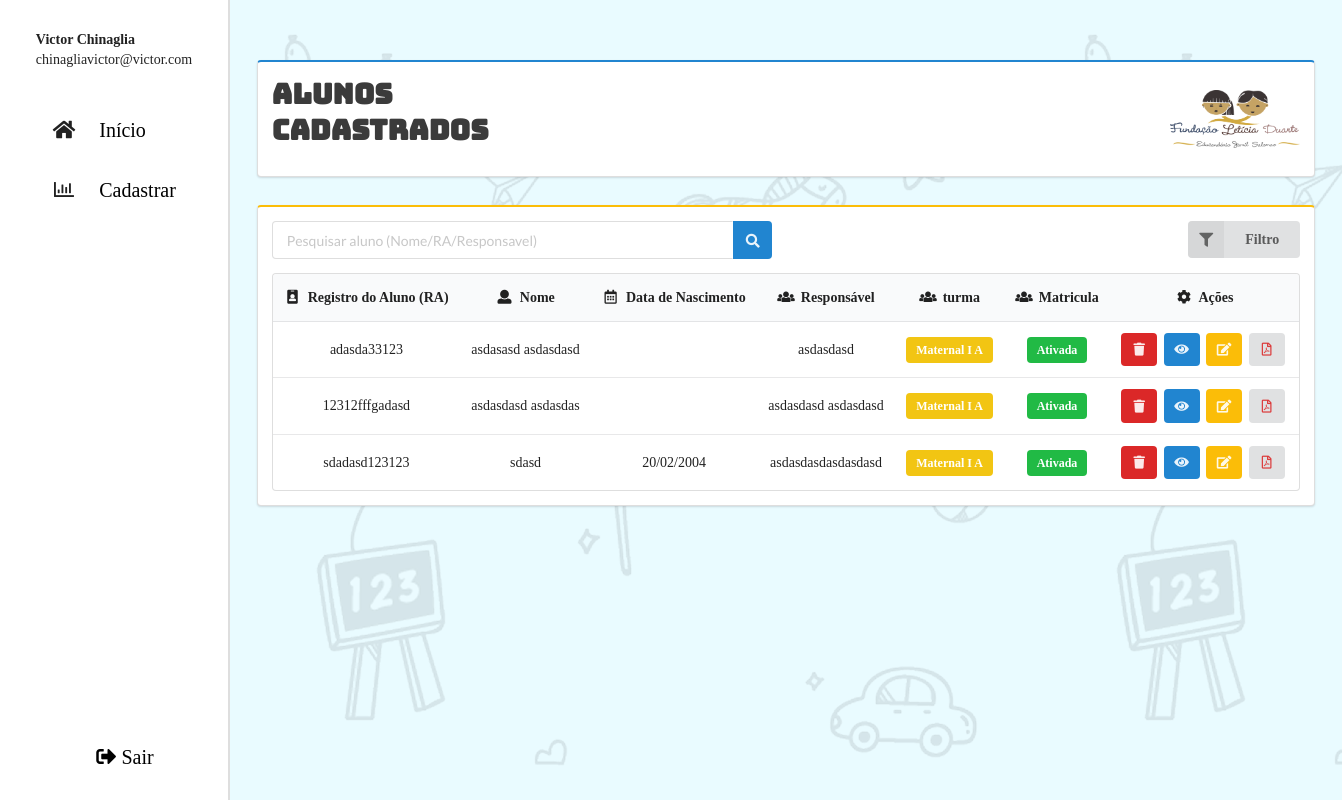
The app's page /cadastrados.php?campo_filtro=Maternal I A (signed in) with its own data.
### tables this page shows
CREATE TABLE `tb_matricula` (
  `id_matricula` int(11) NOT NULL,
  `aluno_id` int(11) DEFAULT NULL,
  `estrutura_familiar_id` int(11) DEFAULT NULL,
  `funcionario_id` int(11) DEFAULT NULL,
  `data` datetime NOT NULL DEFAULT current_timestamp() COMMENT 'Data e hora de criação do registro',
  `responsavel_1_id` int(11) DEFAULT NULL,
  `responsavel_2_id` int(11) DEFAULT NULL,
  `pessoa_autorizada_1_id` int(11) DEFAULT NULL,
  `pessoa_autorizada_2_id` int(11) DEFAULT NULL,
  `pessoa_autorizada_3_id` int(11) DEFAULT NULL,
  `pessoa_autorizada_4_id` int(11) DEFAULT NULL,
  `matricula_ativada` tinyint(2) DEFAULT 1
);

CREATE TABLE `tb_alunos` (
  `id` int(11) NOT NULL,
  `ra_aluno` varchar(100) NOT NULL,
  `nome` varchar(200) DEFAULT NULL,
  `cpf` varchar(14) DEFAULT NULL,
  `rg` varchar(12) DEFAULT NULL,
  `data_nascimento` date DEFAULT NULL,
  `etnia` varchar(20) DEFAULT NULL,
  `turma` enum('Bercario 2 A','Bercario 2 B','Bercario 2 C','Maternal I A','Maternal I B','Maternal I C','Maternal II A','Maternal II B','Multisseriada M.M','Multisseriada B.M') DEFAULT NULL,
  `autorizacao_febre` tinyint(1) DEFAULT 0 COMMENT 'Autoriza medicar em caso de febre',
  `remedio` varchar(100) DEFAULT NULL COMMENT 'Nome do remédio autorizado',
  `gotas` int(11) DEFAULT NULL COMMENT 'Quantidade de gotas',
  `permissao_foto` tinyint(1) DEFAULT 0 COMMENT 'Autoriza divulgação de imagem',
  `data_cadastro` timestamp NOT NULL DEFAULT current_timestamp() ON UPDATE current_timestamp(),
  `endereco_id` int(11) DEFAULT NULL,
  `funcionario_id` int(11) DEFAULT NULL
);

CREATE TABLE `tb_responsaveis` (
  `id_responsavel` int(11) NOT NULL,
  `tipo_responsavel` enum('Pai','Mãe','Avô','Avó','Irmão','Irmã','Tio','Tia','Outro') NOT NULL,
  `nome` varchar(200) DEFAULT NULL,
  `data_nascimento` date DEFAULT NULL,
  `estado_civil` enum('Solteiro','Casado','Divorciado','Viuvo','União Estável') DEFAULT NULL,
  `escolaridade` enum('Fundamental','Médio','Técnico','Superior','Pós-graduação','Outro') NOT NULL,
  `celular` varchar(20) DEFAULT NULL,
  `email` varchar(100) DEFAULT NULL,
  `nome_empresa` varchar(100) DEFAULT NULL,
  `profissao` varchar(100) DEFAULT NULL,
  `telefone_trabalho` varchar(20) DEFAULT NULL,
  `horario_trabalho` varchar(100) DEFAULT NULL,
  `salario` decimal(10,2) DEFAULT NULL,
  `renda_extra` tinyint(1) DEFAULT NULL,
  `valor_renda_extra` decimal(10,2) DEFAULT NULL
);

### class/Matricula.php (called while the page is built, shortened)
<?php
class Matricula
{
    private $conn;
    public function __construct()
    {
        $dsn = "mysql:dbname={$_ENV['BANCO']};host={$_ENV['HOST']}";
        $usuario = $_ENV['USUARIO'];
        $senha = $_ENV['SENHA'];
        try {
            $this->conn = new PDO($dsn, $usuario, $senha);
            $this->conn->setAttribute(PDO::ATTR_ERRMODE, PDO::ERRMODE_EXCEPTION);
        } catch (PDOException $e) {
            die("Erro de Conexão com o Banco de Dados: " . $e->getMessage());
        }
    }
    public function filtrarTurma($turma)
    {
        $sqlFiltrar = "SELECT
                tb_alunos.id,
                tb_alunos.ra_aluno,
                tb_alunos.nome AS nome_aluno,
                tb_alunos.data_nascimento,
                tb_alunos.turma,
                tb_responsaveis.nome AS nome_responsavel,
                tb_matricula.matricula_ativada AS matricula
            FROM tb_matricula
                INNER JOIN tb_alunos ON tb_matricula.aluno_id = tb_alunos.id
                INNER JOIN tb_responsaveis ON tb_matricula.responsavel_1_id = tb_responsaveis.id_responsavel
            WHERE matricula_ativada = 1 AND turma = :turma";
        $dadosFiltro = $this->conn->prepare($sqlFiltrar);
        $dadosFiltro->execute([
            ':turma' => $turma
        ]);
        return $dadosFiltro->fetchAll();
    }
}

### cadastrados.php (the view, shortened to what this page needs)
<?php
require './config.php';
include './class/Matricula.php';
$matricula = new Matricula();
$pesquisa = $_GET['txtPesquisar'] ?? '';
$filtro = isset($_GET['campo_filtro']) ? $_GET['campo_filtro'] : '';
if ($filtro) {
    $dadosMatricula = $matricula->filtrarTurma($filtro);;
} else if (empty($pesquisa)) {
    $dadosMatricula = $matricula->listarMatricula();
} else {
    $dadosMatricula = $matricula->pesquisarAluno($pesquisa);
}
?>
<!DOCTYPE html>
<html lang="pt-br">
<head>
    <link rel="stylesheet" href="https://cdn.jsdelivr.net/npm/semantic-ui@2.5.0/dist/semantic.min.css" />
    <link rel="stylesheet" href="./css/sistema.css" />
</head>
<body>
    <section class="corpo_pagina">
        <?php include './template/menuLateral.php' ?>
        <main class="conteudo_cadastrados">
            <section class="cabecalho_cadastrados ui segment blue">
                <h2>Alunos<br>Cadastrados</h2>
                <img class="ui small image fluid" src="./img/apresentacao_img/Logo Leiticia Duarte.png"
                    alt="logo da leticia duarte na tela de cadastros de alunos">
            </section>
            <section class="sessao_tabela ui segment yellow">
                <section class="pesquisar_alunos">
                    <div class="ui two column stackable grid">
                        <div class="eight wide column">
                            <form action="./cadastrados.php" method="GET" onsubmit="return validarPesquisar(event)">
                                <div class="ui action fluid input" id="div-pesquisar">
                                    <input name="txtPesquisar" id="txtPesquisar" type="text" placeholder="Pesquisar aluno (Nome/RA/Responsavel)">
                                    <button onclick="validarPesquisar()" class="ui icon primary button">
                                        <i class="search icon"></i>
                                    </button>
                                </div>
                            </form>
                        </div>
                        <div class="eight wide column">
                            <form action="./cadastrados.php" id="formulario_filtro" method="GET">
                                <div class="ui floating labeled icon dropdown button right floated">
                                    <i class="filter icon"></i>
                                    <span class="text">Filtro</span>
                                </div>
                            </form>
                        </div>
                    </div>
                </section>
                <table class="ui single line table center aligned">
                    <thead class="background-thead">
                        <tr>
                            <th><i class="id badge icon"></i> Registro do Aluno (RA)</th>
                            <th><i class="user icon"></i> Nome</th>
                            <th><i class="calendar alternate outline icon"></i> Data de Nascimento</th>
                            <th><i class="users icon"></i> Responsável</th>
                            <th><i class="users icon"></i> turma</th>
                            <th><i class="users icon"></i> Matricula</th>
                            <th><i class="cog icon"></i> Ações</th>
                        </tr>
                    </thead>
                    <tbody>
                        <?php if (empty($dadosMatricula)) { ?>
                            <tr>
                                <td colspan="7">
                                    <div class="ui center aligned">
                                        <img src="img/cadastrados/nenhum_aluno_cadastrado.png" class="ui image medium centered fluid" alt="">
                                        <div class="content">
                                            <div class="ui header">Nenhum Aluno Encontrado</div>
                                            <p>Nenhum aluno encontrado, para cadastrar um aluno clique no botão abaixo</p>
                                            <a href="./formulario-cadastro.php" class="ui small primary button">
                                                <i class="plus icon"></i> Cadastrar Novo Aluno
                                            </a>
                                        </div>
                                    </div>
                                </td>
                            </tr>
                            <?php } else {
                            foreach ($dadosMatricula as $matricula) {
                                $status_matricula = '';
                                $cor_label = '';
                                $status_db = $matricula['matricula'];
                                if ($status_db == 1) {
                                    $status_matricula = 'Ativada';
                                    $cor_label = 'green';
                                } else {
                                    $status_matricula = 'Desativada';
                                    $cor_label = 'red';
                                }
                                $cor_label_turma = '';
                                $tipo_turma = $matricula['turma'];
                                if ($tipo_turma === 'Bercario 2 A' || $tipo_turma === 'Bercario 2 B' || $tipo_turma === 'Bercario 2 C') {
                                    $cor_label_turma = 'label-bercario';
                                } else if ($tipo_turma === 'Maternal I A' || $tipo_turma === 'Maternal I B' || $tipo_turma === 'Maternal I C') {
                                    $cor_label_turma = 'label-maternal1';
                                } else if ($tipo_turma === 'Maternal II A' || $tipo_turma === 'Maternal II B' || $tipo_turma === 'Maternal II C') {
                                    $cor_label_turma = 'label-maternal2';
                                } else if ($tipo_turma === 'Multisseriada M.M' || $tipo_turma === 'Multisseriada B.M') {
                                    $cor_label_turma = 'label-multisseriada';
                                }
                                $dataNascimento = $matricula['data_nascimento'] ?? '';
                                if (!empty($dataNascimento) && $dataNascimento !== '0000-00-00') {
                                    $dataObj = DateTime::createFromFormat('Y-m-d', $dataNascimento);
                                    $dataFormatada = $dataObj ? $dataObj->format('d/m/Y') : '';
                                } else {
                                    $dataFormatada = '';
                                }
                            ?>
                                <tr>
                                    <td><?= $matricula['ra_aluno'] ?></td>
                                    <td><?= $matricula['nome_aluno'] ?></td>
                                    <td> <?=$dataFormatada ?></td>
                                    <td><?= $matricula['nome_responsavel'] ?></td>
                                    <td>
                                        <div class="ui <?= $cor_label_turma ?> label white">
                                            <?= $matricula['turma'] ?>
                                        </div>
                                    </td>
                                    <td>
                                        <div class="ui <?= $cor_label ?> label"><?= $status_matricula ?></div>
                                    </td>
                                    <td>
                                        <button
                                            data-tooltip="Desativar Matricula"
                                            data-inverted=""
                                            id="btn-deletar-aluno"
                                            type="button"
                                            class="btn-deletar-aluno ui small red icon button"
                                            data-id="<?= $matricula['id'] ?>"
                                            data-ra="<?= $matricula['ra_aluno'] ?>"
                                            data-nome="<?= $matricula['nome_aluno'] ?>"
                                            title="Excluir"
                                            <?= ($status_db == 0) ? 'style="display:none;"' : '' ?>>
                                            <i class="trash icon"></i>
                                        </button>
                                        <a href="./detalhes-aluno.php?idAluno=<?= $matricula['ra_aluno'] ?>"
                                            data-inverted=""
                                            data-tooltip="Detalhes Aluno"
                                            class="ui small icon button blue"
                                            title="Detalhes">
                                            <i class="eye icon"></i>
                                        </a>
                                        <a href="./editar-aluno.php?idAluno=<?= $matricula['ra_aluno'] ?>"
                                            data-tooltip="Editar Aluno"
                                            data-inverted=""
                                            class="ui small yellow icon button"
                                            <?= ($status_db == 0) ? 'style="display:none;"' : '' ?>>
                                            <i class="edit icon"></i>
                                        </a>
                                        <a href="./gerar-arquivo-pdf.php?idAluno=<?= $matricula['ra_aluno'] ?>" class="ui small icon button" data-tooltip="Baixar PDF" data-inverted="">
                                            <i class="file pdf outline red icon"></i>
                                        </a>
                                    </td>
                                </tr>
                        <?php }
                        } ?>
                    </tbody>
                </table>
            </section>
        </main>
    </section>
</body>
</html>

### css/sistema.css (style rules this page uses)
* { margin: 0; padding: 0; font-family: "Baloo2"; }
a { text-decoration: none; }
.corpo_pagina { display: flex; min-height: 100vh; }
.conteudo_cadastrados { padding: 60px 2vw 20px 2vw; width: 100%; display: flex; flex-direction: column; background: url(../img/cadastro_img/Background.png); background-color: #e6fbffe0; }
.cabecalho_cadastrados { display: flex; justify-content: space-between; align-items: center; width: 100%; }
.cabecalho_cadastrados h2 { font-size: 2rem; transition: 0.5s; color: #3b3b3b; font-family: 'Bungee'; }
.sessao_tabela { margin-top: 20px; width: 100%; }
.ui.small.image, .ui.small.images .image, .ui.small.images img, .ui.small.images svg { width: 130px; height: auto; font-size: .92857143rem; }
.pesquisar_alunos { width: 100%; }
.ui.label { display: inline-block; line-height: 1; vertical-align: baseline; margin: 0 .14285714em; background-color: #e8e8e8; background-image: none; padding: .5833em .833em; color: rgba(255, 255, 255, 1); text-transform: none; font-weight: 700; border: 0 solid transparent; border-radius: .28571429rem; transition: background .1s ease; }
.label-maternal1 { background-color: #f2c513 !important; }

### records on screen
tb_matricula: aluno.ra_aluno "adasda33123", aluno.nome "asdasasd asdasdasd", responsavel_1.nome "asdasdasd", aluno.turma "Maternal I A", matricula_ativada "Ativada"
tb_matricula: aluno.ra_aluno "12312fffgadasd", aluno.nome "asdasdasd asdasdas", responsavel_1.nome "asdasdasd asdasdasd", aluno.turma "Maternal I A", matricula_ativada "Ativada"
tb_matricula: aluno.ra_aluno "sdadasd123123", aluno.nome "sdasd", aluno.data_nascimento "20/02/2004", responsavel_1.nome "asdasdasdasdasdasd", aluno.turma "Maternal I A", matricula_ativada "Ativada"

### other values on screen
$nome_usuario "Victor Chinaglia"
$email_usuario "chinagliavictor@victor.com"
